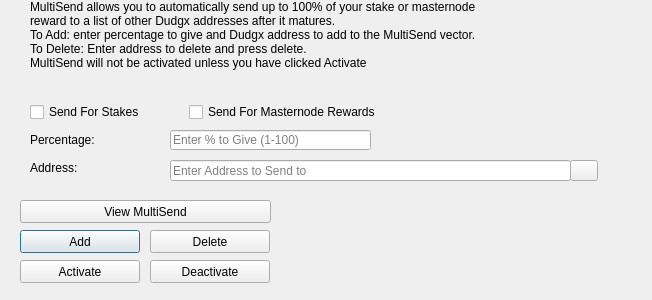
<?xml version="1.0" encoding="UTF-8"?>
<ui version="4.0">
 <class>MultiSendDialog</class>
 <widget class="QDialog" name="MultiSendDialog">
  <property name="windowModality">
   <enum>Qt::NonModal</enum>
  </property>
  <property name="geometry">
   <rect>
    <x>0</x>
    <y>0</y>
    <width>652</width>
    <height>300</height>
   </rect>
  </property>
  <property name="windowTitle">
   <string>MultiSend</string>
  </property>
  <widget class="QLineEdit" name="multiSendPercentEdit">
   <property name="geometry">
    <rect>
     <x>170</x>
     <y>130</y>
     <width>201</width>
     <height>20</height>
    </rect>
   </property>
   <property name="toolTip">
    <string>Enter whole numbers 1 - 100</string>
   </property>
   <property name="placeholderText">
    <string>Enter % to Give (1-100)</string>
   </property>
  </widget>
  <widget class="QLineEdit" name="multiSendAddressEdit">
   <property name="geometry">
    <rect>
     <x>170</x>
     <y>160</y>
     <width>401</width>
     <height>21</height>
    </rect>
   </property>
   <property name="toolTip">
    <string/>
   </property>
   <property name="placeholderText">
    <string>Enter Address to Send to</string>
   </property>
  </widget>
  <widget class="QLabel" name="label_2">
   <property name="geometry">
    <rect>
     <x>30</x>
     <y>0</y>
     <width>451</width>
     <height>121</height>
    </rect>
   </property>
   <property name="lineWidth">
    <number>1</number>
   </property>
   <property name="text">
    <string>MultiSend allows you to automatically send up to 100% of your stake or masternode reward to a list of other Dudgx addresses after it matures.
To Add: enter percentage to give and Dudgx address to add to the MultiSend vector.
To Delete: Enter address to delete and press delete.
MultiSend will not be activated unless you have clicked Activate</string>
   </property>
   <property name="alignment">
    <set>Qt::AlignLeading|Qt::AlignLeft|Qt::AlignTop</set>
   </property>
   <property name="wordWrap">
    <bool>true</bool>
   </property>
  </widget>
  <widget class="QLabel" name="message">
   <property name="geometry">
    <rect>
     <x>290</x>
     <y>200</y>
     <width>351</width>
     <height>91</height>
    </rect>
   </property>
   <property name="text">
    <string/>
   </property>
  </widget>
  <widget class="QPushButton" name="addButton">
   <property name="geometry">
    <rect>
     <x>20</x>
     <y>230</y>
     <width>120</width>
     <height>23</height>
    </rect>
   </property>
   <property name="toolTip">
    <string/>
   </property>
   <property name="statusTip">
    <string>Add to MultiSend Vector</string>
   </property>
   <property name="text">
    <string>Add</string>
   </property>
  </widget>
  <widget class="QPushButton" name="disableButton">
   <property name="geometry">
    <rect>
     <x>150</x>
     <y>260</y>
     <width>120</width>
     <height>23</height>
    </rect>
   </property>
   <property name="statusTip">
    <string>Deactivate MultiSend</string>
   </property>
   <property name="text">
    <string>Deactivate</string>
   </property>
  </widget>
  <widget class="QPushButton" name="addressBookButton">
   <property name="geometry">
    <rect>
     <x>570</x>
     <y>160</y>
     <width>28</width>
     <height>21</height>
    </rect>
   </property>
   <property name="toolTip">
    <string>Choose an address from the address book</string>
   </property>
   <property name="text">
    <string/>
   </property>
   <property name="icon">
    <iconset resource="../Dudgx.qrc">
     <normaloff>:/icons/address-book</normaloff>:/icons/address-book</iconset>
   </property>
   <property name="shortcut">
    <string>Alt+A</string>
   </property>
   <property name="autoDefault">
    <bool>false</bool>
   </property>
  </widget>
  <widget class="QLabel" name="label">
   <property name="geometry">
    <rect>
     <x>30</x>
     <y>130</y>
     <width>121</width>
     <height>20</height>
    </rect>
   </property>
   <property name="toolTip">
    <string>Percentage of stake to send</string>
   </property>
   <property name="text">
    <string>Percentage:</string>
   </property>
  </widget>
  <widget class="QLabel" name="label_5">
   <property name="geometry">
    <rect>
     <x>30</x>
     <y>160</y>
     <width>111</width>
     <height>16</height>
    </rect>
   </property>
   <property name="toolTip">
    <string>Address to send portion of stake to</string>
   </property>
   <property name="text">
    <string>Address:</string>
   </property>
  </widget>
  <widget class="QPushButton" name="deleteButton">
   <property name="geometry">
    <rect>
     <x>150</x>
     <y>230</y>
     <width>120</width>
     <height>23</height>
    </rect>
   </property>
   <property name="toolTip">
    <string/>
   </property>
   <property name="statusTip">
    <string>Delete Address From MultiSend Vector</string>
   </property>
   <property name="text">
    <string>Delete</string>
   </property>
  </widget>
  <widget class="QPushButton" name="activateButton">
   <property name="geometry">
    <rect>
     <x>20</x>
     <y>260</y>
     <width>120</width>
     <height>23</height>
    </rect>
   </property>
   <property name="statusTip">
    <string>Activate MultiSend</string>
   </property>
   <property name="text">
    <string>Activate</string>
   </property>
  </widget>
  <widget class="QPushButton" name="viewButton">
   <property name="geometry">
    <rect>
     <x>20</x>
     <y>200</y>
     <width>251</width>
     <height>23</height>
    </rect>
   </property>
   <property name="toolTip">
    <string/>
   </property>
   <property name="statusTip">
    <string>View MultiSend Vector</string>
   </property>
   <property name="text">
    <string>View MultiSend</string>
   </property>
  </widget>
  <widget class="QWidget" name="horizontalLayoutWidget">
   <property name="geometry">
    <rect>
     <x>30</x>
     <y>100</y>
     <width>351</width>
     <height>24</height>
    </rect>
   </property>
   <layout class="QHBoxLayout" name="horizontalLayout">
    <item>
     <widget class="QCheckBox" name="multiSendStakeCheckBox">
      <property name="text">
       <string>Send For Stakes</string>
      </property>
     </widget>
    </item>
    <item>
     <widget class="QCheckBox" name="multiSendMasternodeCheckBox">
      <property name="text">
       <string>Send For Masternode Rewards</string>
      </property>
     </widget>
    </item>
   </layout>
  </widget>
 </widget>
 <resources>
  <include location="../Dudgx.qrc"/>
 </resources>
 <connections/>
</ui>
